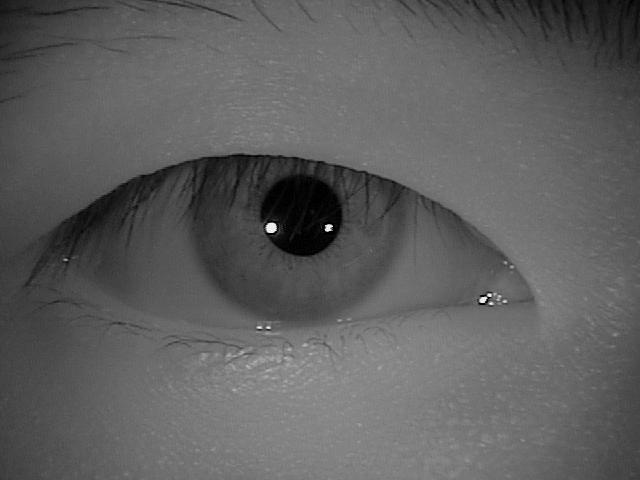
#> input picture CASIA-Iris-Thousand/007/L/S5007L03.jpg, 640 x 480 px
$ python -i segmentation.py   (imports and definitions only)   (older library calls are emulated)
#> lines starting #> are read from the running program, lines starting #| are printed output that depends on the picture; after the words box and inside, x2 and y2 are one past the last pixel; in counts of white or black regions, pixels touching at a corner belong together
#> further down, picture is the input picture: shape (480, 640); min 0, max 255, mean 94.2
import cv2
import numpy as np
from typing import Tuple

def _best_circle_by_darkness(gray: np.ndarray, circles: np.ndarray) -> Tuple[int,int,int]:
    """
    Among Hough circles, choose the one whose interior mean intensity is the lowest (darkest).
    Returns (cx, cy, r). Falls back to the first if stats fail.
    """
    if circles is None or len(circles) == 0:
        raise ValueError("No pupil circles found.")
    circles = np.uint16(np.around(circles[0]))
    best = circles[0]
    best_mean = 1e9
    h, w = gray.shape[:2]
    Y, X = np.ogrid[:h, :w]
    for (cx, cy, r) in circles:
        r = int(r)
        mask = (X - cx)**2 + (Y - cy)**2 <= r*r
        if not np.any(mask):
            continue
        m = float(np.mean(gray[mask]))
        if m < best_mean:
            best_mean, best = m, (cx, cy, r)
    return int(best[0]), int(best[1]), int(best[2])

def find_pupil(gray: np.ndarray) -> Tuple[int, int, int]:
    """
    Robust-ish pupil detection:
      1) Invert + blur to boost dark blobs
      2) HoughCircles for candidate circles
      3) Pick darkest interior
    Returns (cx, cy, r)
    """
    if len(gray.shape) == 3:
        gray = cv2.cvtColor(gray, cv2.COLOR_BGR2GRAY)
    inv = 255 - gray
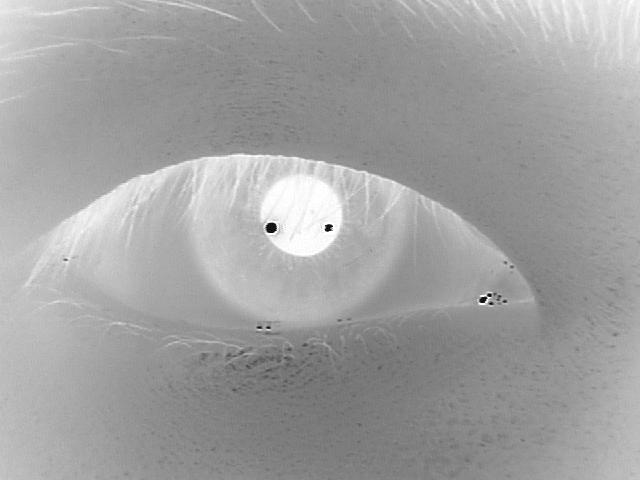
#> inv: shape (480, 640); min 0, max 255, mean 160.8
    blur = cv2.GaussianBlur(inv, (9, 9), 2)
    h, w = gray.shape[:2]
#> h = 480; w = 640
    minR = max(6, min(h, w) // 50)
#> minR = 9
    maxR = max(min(h, w) // 3, minR + 5)
#> maxR = 160
    circles = cv2.HoughCircles(
        blur, cv2.HOUGH_GRADIENT, dp=1.2, minDist=min(h, w)//8,
        param1=120, param2=18, minRadius=minR, maxRadius=maxR
    )
#> circles = [[301.8, 217.8, 38.76], [483, 274.2, 30]]
    cx, cy, r = _best_circle_by_darkness(gray, circles)
#> in _best_circle_by_darkness, `circles = np.uint16(np.around(circles[0]))`: circles = [[302, 218, 39], [483, 274, 30]]
#> in _best_circle_by_darkness, `best = circles[0]`: best = [302, 218, 39]
#> the loop in _best_circle_by_darkness, `for (cx, cy, r) in circles:` made 2 passes
#> (cx, cy, r, m, best_mean) on pass 1: (302, 218, 39, 14.97, 14.97)
#> (cx, cy, r, m) on pass 2: (483, 274, 30, 93.27)
#> pass 1, in _best_circle_by_darkness, `mask = (X - cx)**2 + (Y - cy)**2 <= r*r`:
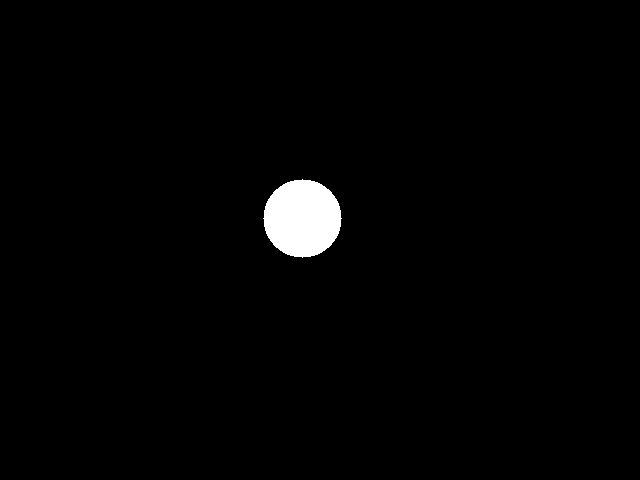
#> mask: shape (480, 640) bool; 1.6% white; 1 white region, box (x1, y1, x2, y2) and area: (263, 179, 342, 258) 4777
#> pass 2, in _best_circle_by_darkness, `mask = (X - cx)**2 + (Y - cy)**2 <= r*r`:
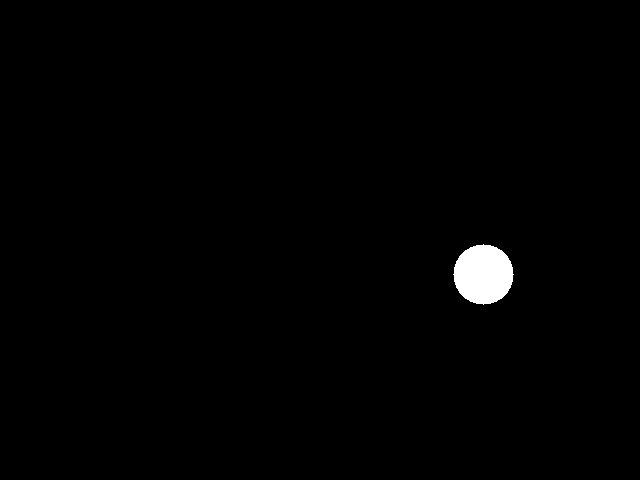
#> mask: shape (480, 640) bool; 0.92% white; 1 white region, box (x1, y1, x2, y2) and area: (453, 244, 514, 305) 2821
#> after the loop in _best_circle_by_darkness, `for (cx, cy, r) in circles:`: best_mean = 14.97
#> cx = 302; cy = 218; r = 39
    return cx, cy, r

# [59 lines left out: functions _circle_points, _sample_gradient_on_circle, find_iris, draw_segmentation_overlay, not called in this run]

>>> import cv2
>>> picture = cv2.imread('../CASIA-Iris-Thousand/007/L/S5007L03.jpg', cv2.IMREAD_GRAYSCALE)
>>> result = find_pupil(picture)
#> result = (302, 218, 39)
